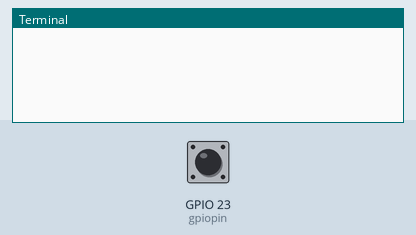
Recording of a program running on a simulated Raspberry Pi (BCM pin numbers). Parts: the last lines printed to the terminal. The inputs (shaded band) are chosen by the test bench; at power-on: GPIO 23 (gpiopin) LOW. The clock reads 2024-03-15 10:24:30 at power-on unless the program sets it; web requests get an empty 200 reply after 0.4 s.

Above: at 1.2 s.
1.3 s: GPIO 23 (gpiopin) pulled HIGH for 0.15 s
At 2.5 s:
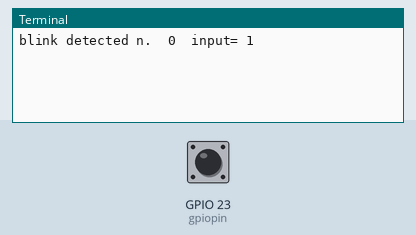
2.9 s: GPIO 23 (gpiopin) pulled HIGH for 1 s
At 3.7 s:
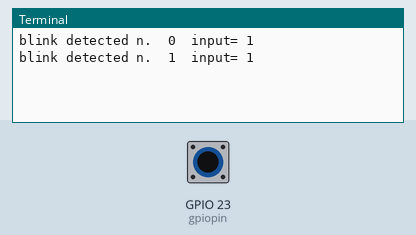
5.4 s: GPIO 23 (gpiopin) pulled HIGH for 0.15 s
At 6.8 s:
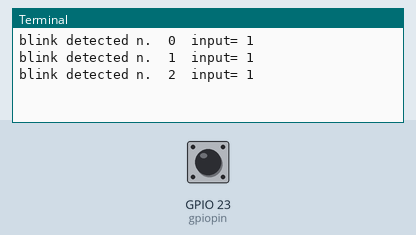

Measured:
- after the input at 1.3 s, the terminal: prints a new line at once (image 1)
- after the input at 2.9 s, the terminal: prints a new line at once (image 2)
- after the input at 5.4 s, the terminal: prints a new line at once (image 3)

The program:

blinkdetect.py
```python
import RPi.GPIO as GPIO
from time import sleep
from datetime import datetime
from datetime import timedelta
import requests

GPIO.setmode(GPIO.BCM)
gpiopin = 23
GPIO.setup(gpiopin, GPIO.IN, pull_up_down=GPIO.PUD_DOWN)

#time format which is sent to server
format = "%Y-%m-%d %H-%M-%S"

apikey = "3cyBp6zUCDtcm2wb"
serveraddress = '127.0.0.1:5000'

blinks = 0
starttime = datetime.now()

#function called when blinked is detected
def my_callback(channel):
	global blinks
	print("blink detected n. ", str(blinks), " input=", GPIO.input(channel))
	blinks += 1

GPIO.add_event_detect(gpiopin, GPIO.RISING, callback=my_callback, bouncetime=400)

#loop
while(True):
	sleep(1)
	difftime = datetime.now() - starttime

	#if interval time passed
	if difftime > timedelta(0,10):
		payload = {'start': starttime.strftime(format), 'end': datetime.now().strftime(format), 'watthour': blinks, 'key': apikey}
		r = requests.post(serveraddress+'/electricityusage', json=payload)
		blinks = 0
		starttime = datetime.now()
		print('response: ', r)

GPIO.cleanup()
```
